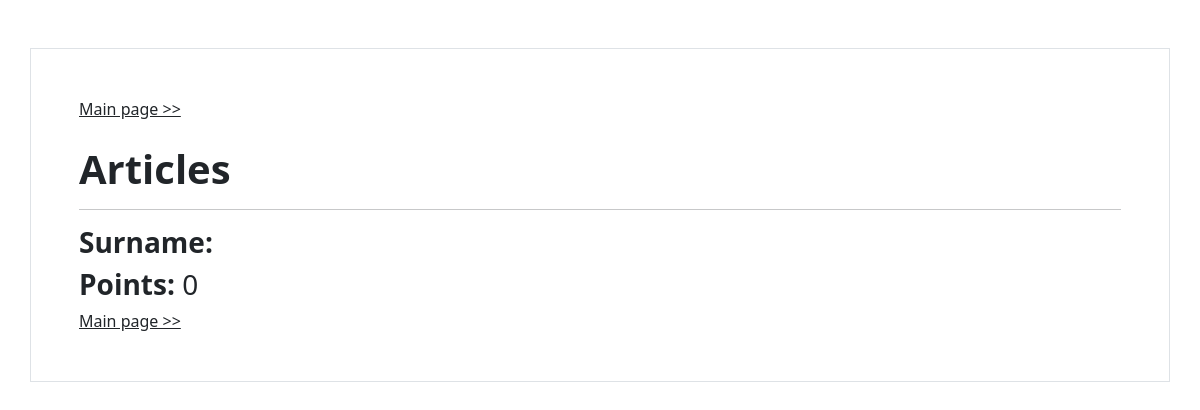
Before: /articles/15 with the older database file.
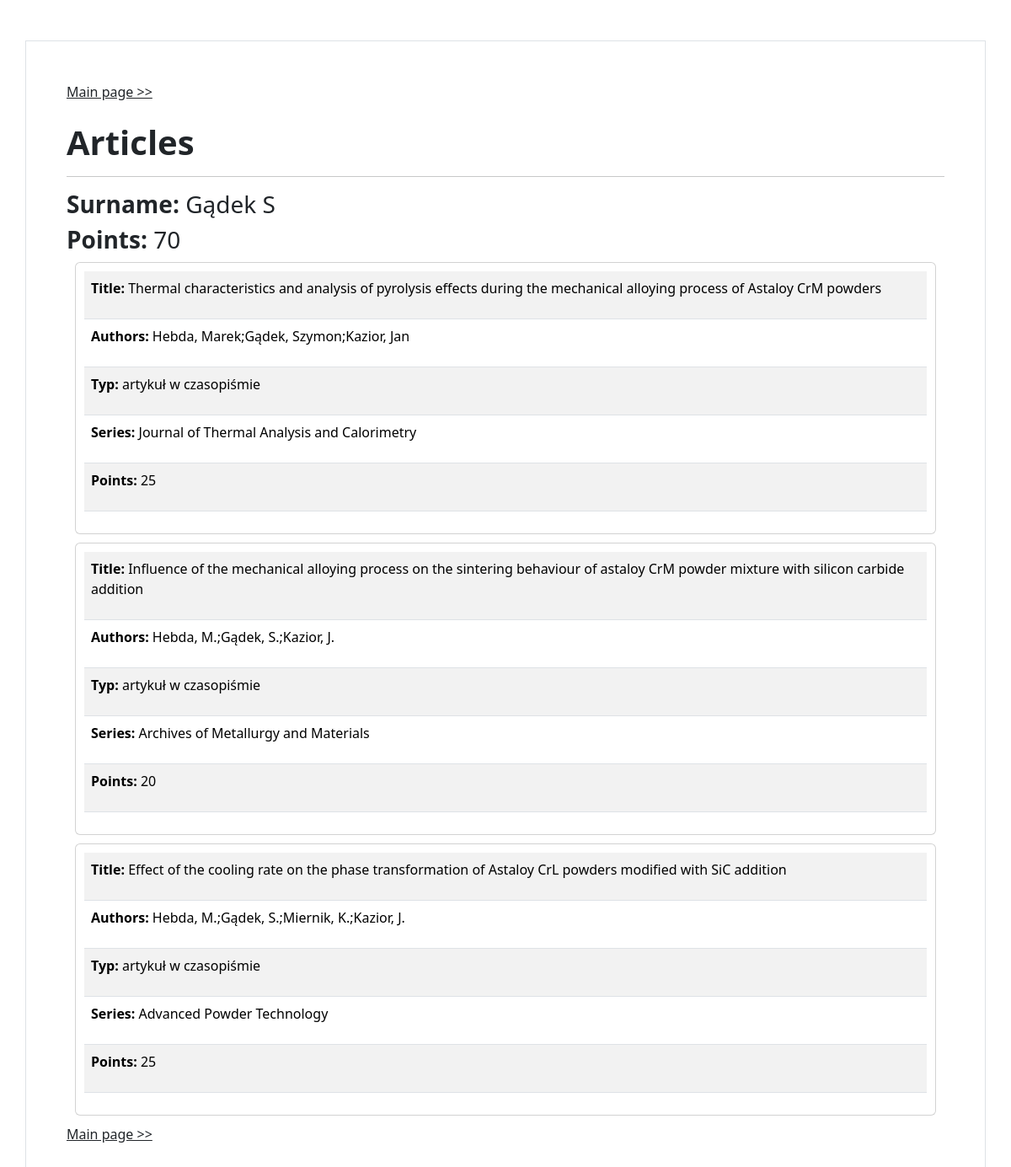
After: the same page with the newer database file.
### biblos/models.py (models this page shows)
class Author(models.Model):
    name = models.CharField(max_length = 200, blank=True, null=True, unique = True)
    class Meta:
        db_table = 'author'

class Article(models.Model):
    author = models.ForeignKey(Author, on_delete=models.CASCADE)
    title = models.CharField(max_length = 200)
    authors = models.CharField(max_length = 200, blank=True, null=True)
    ext_authors = models.CharField(max_length = 200, blank=True, null=True)
    typ = models.CharField(max_length = 200, blank=True, null=True)
    series = models.CharField(max_length = 200, blank=True, null=True)
    release_data = models.CharField(max_length = 200, blank=True, null=True)
    points = models.IntegerField(blank=True, null=True)
    mnisw_list = models.CharField(max_length = 200, blank=True, null=True)
    impact = models.CharField(max_length = 200, blank=True, null=True)
    class Meta:
        db_table = 'article'

### biblos/views.py (the view)
# urls.py: path('articles/<int:id>', views.author_view, name='articles')
def author_view(request, id):
    author = Author.objects.filter(id=id).first()
    articles = Article.objects.filter(author=author, points__gt=0)
    points = 0
    for article in articles:
        points+=article.points
    context = dict({ "author" : author, "articles":articles, "points": points })
    return render(request, 'biblos/author_view.html', context=context)

### biblos/templates/biblos/author_view.html (shortened to what this page needs)
{% extends 'biblos/base.html' %}
{% block content %}
<div class="container p-5 my-5 border">
    <a href='/' class="link-dark">Main page &gt;&gt;</a>
    <br>
    <br>
    <p class="h1" class="text-align: center"><b>Articles</b></p>
    <hr>
    <p class="h3"><b>Surname: </b>{{author.name}}</p>
    <p class="h3"><b>Points: </b>{{points}}</p>
    {% for article in articles %}
        <div class="card" style="padding:10px; margin: 10px">
            <table class="table table-striped" >
                <tr><td><p id="article"><b>Title: </b>{{article.title}}</p></td></tr>
                <tr><td><p id="article"><b>Authors: </b>{{article.authors}}{% if article.ext_authors %}, {{article.ext_authors}}{% endif %}</p></td></tr>
                {% if article.typ %}<tr><td><p id="article"><b>Typ: </b>{{article.typ}}</p></td></tr>{% endif %}
                {% if article.series %}<tr><td><p id="article"><b>Series: </b>{{article.series}}</p></td></tr>{% endif %}
                {% if article.points %}<tr><td><p id="article"><b>Points: </b>{{article.points}}</p></td></tr>{% endif %}
            </table>
        </div>
    {% endfor %}
    <a href='/' class="link-dark">Main page &gt;&gt;</a>
</div>
{% endblock %}

Changed rows visible on the page:
added Author: name "Gądek S"
added Article: title "Thermal characteristics and analysis of pyrolysis effects during the mechanical alloying process of Astaloy CrM powders", authors "Hebda, Marek;Gądek, Szymon;Kazior, Jan", typ "artykuł w czasopiśmie", series "Journal of Thermal Analysis and Calorimetry", points "25"
added Article: title "Influence of the mechanical alloying process on the sintering behaviour of astaloy CrM powder mixture with silicon carbide addition", authors "Hebda, M.;Gądek, S.;Kazior, J.", typ "artykuł w czasopiśmie", series "Archives of Metallurgy and Materials", points "20"
added Article: title "Effect of the cooling rate on the phase transformation of Astaloy CrL powders modified with SiC addition", authors "Hebda, M.;Gądek, S.;Miernik, K.;Kazior, J.", typ "artykuł w czasopiśmie", series "Advanced Powder Technology", points "25"
Other visible differences:
{{ points }}: "0" → "70"
